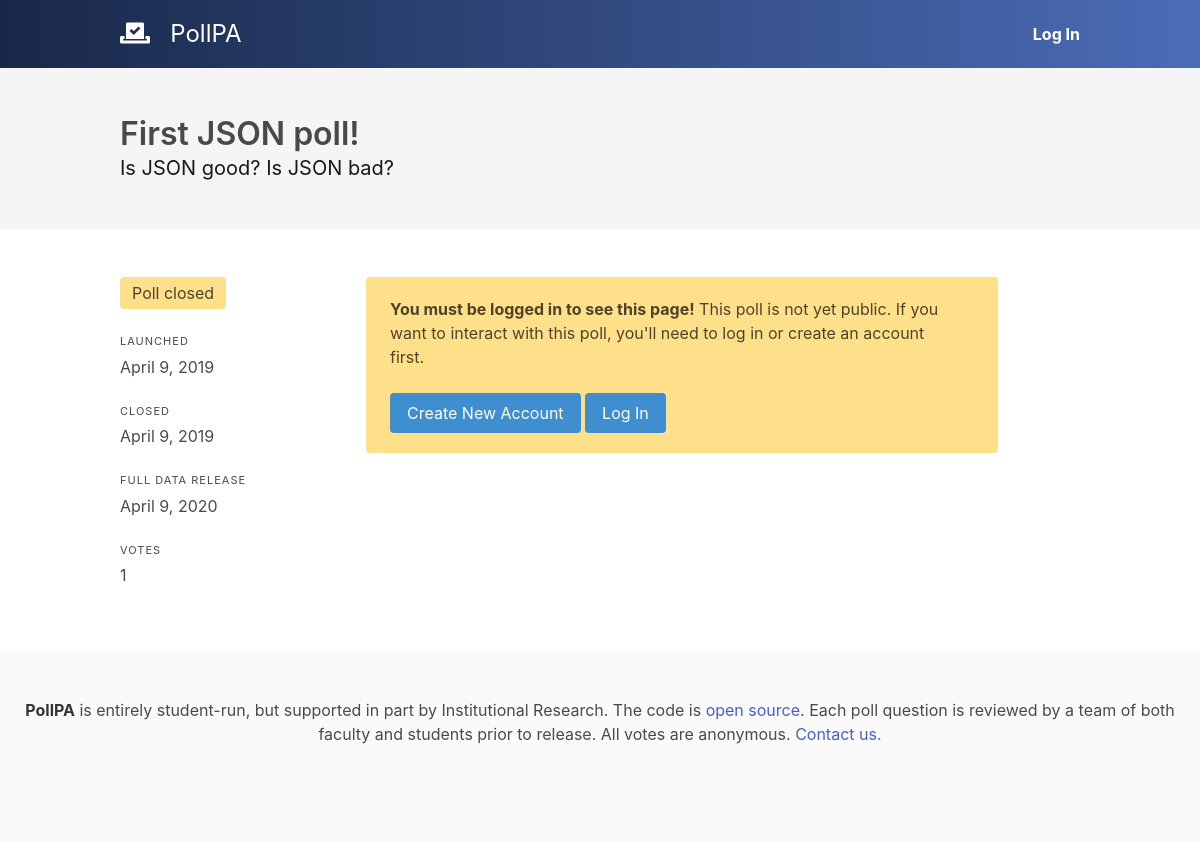
/poll/7/, run on an earlier commit of the app's database.
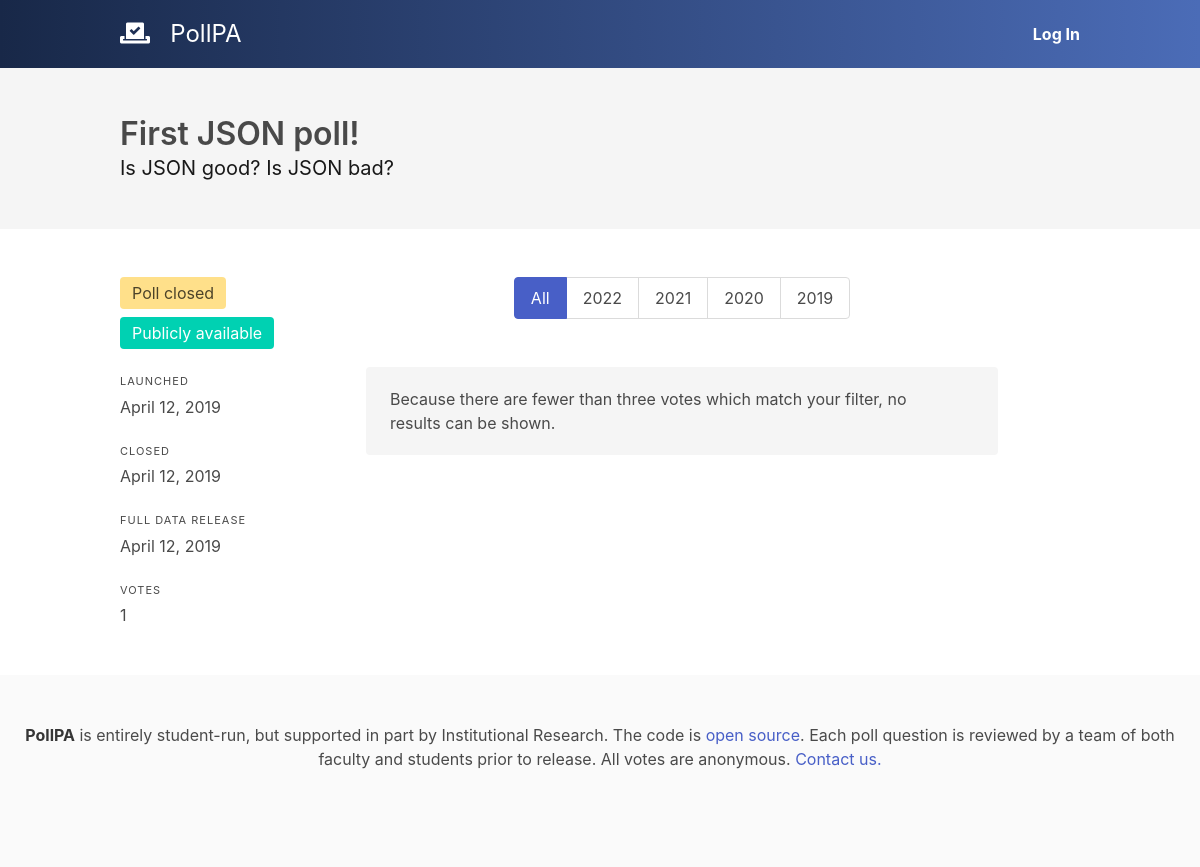
And on a later commit of the database.
### polls/models.py (models this page shows, shortened)
class Poll(models.Model):
    id = models.AutoField(primary_key=True)
    created = models.DateTimeField(auto_now_add=True, db_index=True)
    available = models.DateTimeField(db_index=True)
    closes = models.DateTimeField(db_index=True)
    public = models.DateTimeField(db_index=True)
    title = models.TextField()
    description = models.TextField(blank=True)
    about = models.TextField(default="pressing campus issues")
    @property
    def questions(self):
        return Question.objects.filter(poll=self)
    @property
    def votes(self):
        return Vote.objects.filter(poll=self)
    @property
    def is_public(self):
        return timezone.now() > self.public
    @property
    def is_closed(self):
        return timezone.now() > self.closes
    def state(self, request):
        if not (self.available < timezone.now() or request.user.is_superuser):
            raise Http404()
        if self.public < timezone.now():
            return "results"
        if not request.user.is_authenticated:
            return "authenticate"

### polls/views.py (the view, shortened to what this page needs)
# urls.py: path('poll/<int:poll_id>/', views.poll, name='poll'),
def poll(request, poll_id):
    poll_obj = get_object_or_404(Poll, id=poll_id)
    state = poll_obj.state(request)
    validation = {
        "status": None,
        "text": None
    }
    filter_settings = {
        "grade": "all"
    }
    responses = None
    if state == "results":
        filter_class = request.GET.get("filter", "all")
        filter_settings["grade"] = filter_class
        vote_choices = VoteChoice.objects.filter(question__poll=poll_obj)
        if filter_class != "all":
            vote_choices = vote_choices.filter(vote__grade=int(filter_class))
            filter_settings["total"] = Vote.objects.filter(
                grade=int(filter_class), poll=poll_obj).count()
        else:
            filter_settings["total"] = Vote.objects.filter(
                poll=poll_obj).count()
        responses = []
        for question in poll_obj.questions:
            q_response = {
                "title": question.text,
                "description": question.description,
                "graph": question.chart,
                "xlabel": "Responses",
                "ylabel": "Count",
                "filter_settings": filter_settings,
                "data": [{"x": quote_json(choice.text), "y": vote_choices.filter(question=question, choice=choice).count()} for choice in question.options]
            }
            responses.append(q_response)
    has_user_voted = False
    if request.user.is_authenticated:
        has_user_voted = VoteFingerprint.objects.filter(
            user=request.user, poll=poll_obj).count() > 0
    return render(request, 'polls/poll.html', {
        "poll": poll_obj,
        "error": None,
        "state": state,
        "responses": responses,
        "validation": validation,
        "grades": ["2022", "2021", "2020", "2019"],
        "filter_settings": filter_settings,
        "has_user_voted": has_user_voted
    })

### polls/models.py (called while the page is built)
    @property
    def options(self):
        return QuestionOption.objects.filter(question=self).order_by("sorting_key")

### polls/views.py (called while the page is built)
def quote_json(string):
    return string.replace("'", "’").replace('"', '“')

### polls/templates/polls/poll.html (shortened to what this page needs)
{% extends 'polls/content.html' %}
{% load static %}
{% load humanize %}
{% block header %}
<section class="hero is-light">
  <div class="hero-body">
    <div class="container">
      <h1 class="title">
        {{poll.title}}
      </h1>
      <h2 class="subtitle">
        {{poll.description}}
      </h2>
    </div>
  </div>
</section>
{% endblock %}
{% block content %}
<section id="poll" class="columns">
  {% if state != "vote" %}
  <div class="column is-3">
    <div class="tags">
      {% if poll.is_closed %}
        <span class="tag is-medium is-warning">Poll closed</span>
      {% else %}
        <span class="tag is-medium is-link">Closes {{poll.closes|naturaltime}}</span>
      {% endif %}
      {% if poll.is_public %}
        <span class="tag is-medium is-primary">Publicly available</span>
      {% endif %}
    </div>
    <p class="heading">Launched</p>
    <p>{{poll.available|naturalday|capfirst}}</p>
    <br>
    <p class="heading">Closed</p>
    <p>{{poll.available|naturalday|capfirst}}</p>
    <br>
    <p class="heading">Full Data Release</p>
    <p>{{poll.public|naturalday|capfirst}}</p>
    <br>
    <p class="heading">Votes</p>
    <p>{{poll.votes|length|intcomma}}</p>
  </div>
  {% endif %}
  <div class="column is-8" id="questions">
    {% if state == "results" %}
      <div class="tabs is-toggle is-centered">
        <ul>
          <li class="{% if filter_settings.grade == "all" %} is-active {% endif %}">
            <a href="?filter=all">
              <span>All</span>
            </a>
          </li>
          {% for grade in grades %}
          <li class="{% if filter_settings.grade == grade %} is-active {% endif %}">
            <a href="?filter={{grade}}">
              <span>{{grade}}</span>
            </a>
          </li>
          {% endfor %}
        </ul>
      </div>
      <br>
      {% if filter_settings.total > 2 %}
        {% for response in responses %}
          <h2 class="is-size-4 title">{{response.title}}</h2>
          {% if response.description %}<p class="subtitle is-size-5">{{response.description}}&nbsp;</p> {% endif %}
          {% if response.graph == "bar" %}
            {% include "polls/graphs/bar.html" with data=response.data xlabel=response.xlabel ylabel=response.ylabel %}
          {% elif response.graph == "binary-slider" %}
            {% include "polls/graphs/binary-slider.html" with data=response.data %}
          {% elif response.graph == "pie" %}
            {% include "polls/graphs/pie.html" with data=response.data ylabel=response.ylabel  %}
          {% endif %}
          <hr>
          <br>
        {% endfor %}
      {% else %}
        <div class="notification is-light">
          <p>
            Because there are fewer than three votes which match your filter, no results can be shown.
          </p>
        </div>
      {% endif %}
    {% elif state == "authenticate" %}
      <div class="notification is-warning">
        <p>
          <strong>You must be logged in to see this page!</strong>
          This poll is not yet public. If you want to interact with this poll, you'll need to log in or create an account first.
        </p>
        <br>
        <a class="button is-info" href="{% url 'register' %}">Create New Account</a>
        <a class="button is-info" href="{% url 'login' %}">Log In</a>
      </div>
    {% endif %}
  </div>
</section>
{% endblock %}

### polls/templates/polls/content.html (shortened to what this page needs)
{% extends 'polls/base.html' %}
{% load static %}
{% block css %}
<link type="text/css" rel="stylesheet" href="{% static 'polls/CSS/main.css' %}">
{% endblock %}
{% block body %}
<div class="wrapper">
  {% include "polls/nav.html" %}
  {% block header %}
  {% endblock %}
  <section class="section">
    <div class="container">
      {% block content %}
      {% endblock %}
    </div>
  </section>
</div>
{% include "polls/footer.html" %}
{% endblock %}

### polls/templates/polls/base.html (shortened to what this page needs)
{% load static %}
<!DOCTYPE html>
<html>
<head>
  <link rel="stylesheet" href="https://use.fontawesome.com/releases/v5.7.2/css/all.css">
  <link type = "text/css" rel = "stylesheet" href = "https://cdnjs.cloudflare.com/ajax/libs/bulma/0.7.4/css/bulma.min.css">
  {% block css %}{% endblock %}
</head>
<body>
  {% block body %}
  {% endblock %}
</body>
</html>

### polls/templates/polls/nav.html (shortened to what this page needs)
<nav class="navbar is-dark is-mobile">
  <div class="container">
    <div class="navbar-brand">
      <a href="/" class="navbar-item">
        <h1 class="is-size-4">
          <i class="fas fa-vote-yea">
          </i>
          &nbsp;
          PollPA
        </h1>
      </a>
    </div>
    <div class="navbar-menu" id="navMenu">
      <div class="navbar-end">
        {% if request.user.is_authenticated %}
        <a class="navbar-item" href="{% url 'suggest' %}">Suggest</a>
        <a class="navbar-item" href="{% url 'latest' %}">Latest</a>
        <a class="navbar-item" href="{% url 'account' %}">Account</a>
        {% else %}
        <a class="navbar-item has-text-weight-bold" href="{% url 'login' %}">Log In</a>
        {% endif %}
      </div>
    </div>
  </div>
</nav>

### polls/templates/polls/footer.html
<footer class="footer">
  <div class="content has-text-centered">
    <p>
      <strong>PollPA</strong> is entirely student-run, but supported in part by Institutional Research. The code is <a href="https://github.com/pollpa/PollPA">open source</a>. Each poll question is reviewed by a team of both faculty and students prior to release. All votes are anonymous. <a href="mailto:jshen@andover.edu,rmccain@andover.edu">Contact us.</a>
    </p>
  </div>
</footer>

### polls/static/polls/CSS/main.css (style rules this page uses)
nav { background: #4b6cb7; background: -webkit-linear-gradient(to right, #182848, #4b6cb7) !important; background: linear-gradient(to right, #182848, #4b6cb7) !important; padding-top: 8px; padding-bottom: 8px; }
.wrapper { min-height: calc(100vh - 150px) !important; }

What changed in the data, as far as the page shows it:
changed Poll "First JSON poll!": available "April 9, 2019" → "April 12, 2019"; public "April 9, 2020" → "April 12, 2019"
Also different on the page:
text no longer shown: "You must be logged in to see this page! This poll is not yet public. If you want to interact with this poll, you'll need to log in or create an account first. Create New Account Log In"
text now shown: "Publicly available All Because there are fewer than three votes which match your filter, no results can be shown."
new list line: "2022"
new list line: "2021"
new list line: "2020"
new list line: "2019"
